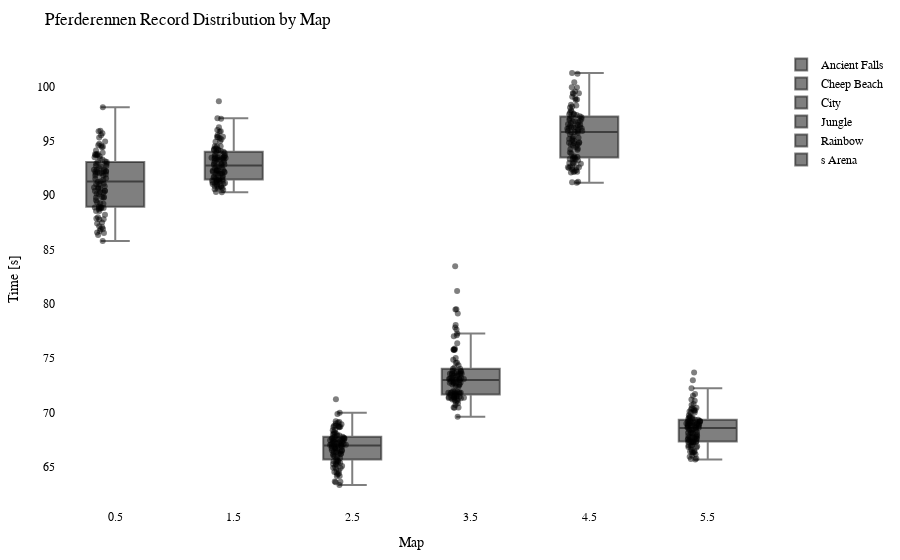

Notebook code for this chart:
### Code cell
import plotly.graph_objects as go
import plotly.io as pio

df = getRecordsDataframe(minigame="Pferderennen")

# Calculate the offset for centering the data points
num_columns = len(df.columns)
offset = 0.5

# Create a Swarm plot using Plotly
fig = go.Figure()

for i, column in enumerate(df.columns):
    x_values = [i + offset] * len(df[column])  # Adjust x-values with offset for horizontal centering
    fig.add_trace(go.Box(x=x_values,
                         y=df[column],
                         name=column,
                         boxpoints='all',
                         pointpos=-0.5,  # Adjust point position to prevent overlapping
                         marker=dict(color='rgba(0,0,0,0.5)', size=6),  # Adjust marker color and size
                         hovertext=df.index,
                         hoverinfo='text+y'))

fig.update_layout(title="Pferderennen Record Distribution by Map",
                  xaxis=dict(title="Map"),
                  yaxis=dict(title="Time [s]"),
                  showlegend=True,
                  font=dict(family="Arial", size=12, color="black"),  # Customize font
                  plot_bgcolor="white",  # Set background color
                  margin=dict(l=50, r=50, t=50, b=50),  # Adjust margins for better layout
                  )

pio.show(fig)

pio.write_html(fig, "out/pferd_swarm_plot.html")

### Figure 1 — Plotly figure (JSON) as saved in the notebook; plotly's stock layout.template omitted (floating-point values rounded to 4 significant figures)
{"data": [{"boxpoints": "all", "hoverinfo": "text+y", "hovertext": ["20LeRe10", "agowskyy", "Allooy", "Anni808", "Axollotel", "BacardiSprite", "bawskey", "BusinessBent", "ByNetherdude", "byTobi", "cediiiiii_10", "Chander24", "Chrisi20101", "crocodile1870", "cxl1lo", "DarkCobweb", "deadfiight", "DerBaumIstDerWeg", "Dokkkkko", "Ex4cted", "Falke23_5", "Feinberg", "Fflopse", "ForceFox", "Freeeedom", "frutigall", "GamemasterNiki", "GeneralEnte06", "Gerrygames", "Gobo9", "GrafikKatze", "Grapfen", "Gummibearchen", "H1ghsay", "h4nnes", "Harold_Sensemann", "HerrDante", "itemTooltipExport", "Jan2220", "JennieKim", "jimmi1410", "JOW23", "Joy_8oy", "JustK1lling", "KakaMC", "Kanickelul", "Keenaai", "Kokochampi", "Kokochampo", "Kopfradio", "Krusti", "Kyuudo", "LeWi_100", "Livgo", "lizsyy", "LordAlexos", "Lubotter2009", "Luis_XYZ", "M0orey_0", "marbrueck", "Martomias", "Mincheeen", "MrNulfred", "Mvsk_", "Nexilus", "Ninivee", "officialryzon", "Oronor", "PedroZockt", "Picutar", "PixlNight", "PolizeiDreamy", "Radattel", "Radiokopf", "Raefinzs", "Ritokii", "rXzEr_Justin", "Sackkerl", "SB387", "schmaarek", "ScreamingBlatz", "Sebi1801", "Seemops_8", "Sey__", "Shiewk", "Snitcherella", "SpeckyCut", "StaudammAusHolz", "TheBreadHD", "Tomiokey", "tsuneee", "twitchparaskiill", "Txlentierter", "Umgfoin", "WirdNichtGeladen", "Wissender", "xBaumeisterin", "xX_Dima_ggg_Xx6", "xX_Masha_ggg_Xx9", "ymq_", "yzvm", "zTotito", "_n3d", "_Waldi_"], "marker": {"color": "rgba(0,0,0,0.5)", "size": 6}, "name": "Ancient Falls", "pointpos": -0.5, "type": "box", "x": [0.5, 0.5, 0.5, 0.5, 0.5, 0.5, 0.5, 0.5, 0.5, 0.5, 0.5, 0.5, 0.5, 0.5, 0.5, 0.5, 0.5, 0.5, 0.5, 0.5, 0.5, 0.5, 0.5, 0.5, 0.5, 0.5, 0.5, 0.5, 0.5, 0.5, 0.5, 0.5, 0.5, 0.5, 0.5, 0.5, 0.5, 0.5, 0.5, 0.5, 0.5, 0.5, 0.5, 0.5, 0.5, 0.5, 0.5, 0.5, 0.5, 0.5, 0.5, 0.5, 0.5, 0.5, 0.5, 0.5, 0.5, 0.5, 0.5, 0.5, 0.5, 0.5, 0.5, 0.5, 0.5, 0.5, 0.5, 0.5, 0.5, 0.5, 0.5, 0.5, 0.5, 0.5, 0.5, 0.5, 0.5, 0.5, 0.5, 0.5, 0.5, 0.5, 0.5, 0.5, 0.5, 0.5, 0.5, 0.5, 0.5, 0.5, 0.5, 0.5, 0.5, 0.5, 0.5, 0.5, 0.5, 0.5, 0.5, 0.5, 0.5, 0.5, 0.5, 0.5], "y": [93.05, 94.13, 92.35, 91.55, 92.5, 92.37, 88.84, 94.47, 94.6, 93.69, 86.89, 93.78, 88.84, 89.21, 89.27, 92.11, 92.34, 90.75, 92.03, 87.98, 93.39, null, 85.8, 95.9, 87.86, 88.8, 89.84, 87.16, 93.76, 86.57, 92.07, 90.09, 87.48, 90.82, 91.23, 94.41, 88.84, null, 88.96, 93.79, 92.16, 92.16, 90.38, 90.27, 91.01, null, 93.92, 95.7, 94.57, 93.29, 94.74, 89.34, 88.55, 91.91, 86.52, 93.06, 91.51, 88.55, 91.81, 92.65, 90.7, 89.76, 92.21, 98.09, 91.4, 90.13, 91.3, 93.69, 87.41, 90.61, 89.83, 95.52, 93.5, 93.13, 91.06, 95.31, 91.01, 92.24, 92.92, 86.89, 92.72, null, 90.24, 87.78, 90.41, 87.06, 95.94, 89.53, 94.94, 90.56, 86.34, 92.71, 90.39, 88.2, 92.89, 89.79, 88.72, 88.89, 92.0, 86.71, 87.79, 91.82, 88.88, 93.59]}, {"boxpoints": "all", "hoverinfo": "text+y", "hovertext": ["20LeRe10", "agowskyy", "Allooy", "Anni808", "Axollotel", "BacardiSprite", "bawskey", "BusinessBent", "ByNetherdude", "byTobi", "cediiiiii_10", "Chander24", "Chrisi20101", "crocodile1870", "cxl1lo", "DarkCobweb", "deadfiight", "DerBaumIstDerWeg", "Dokkkkko", "Ex4cted", "Falke23_5", "Feinberg", "Fflopse", "ForceFox", "Freeeedom", "frutigall", "GamemasterNiki", "GeneralEnte06", "Gerrygames", "Gobo9", "GrafikKatze", "Grapfen", "Gummibearchen", "H1ghsay", "h4nnes", "Harold_Sensemann", "HerrDante", "itemTooltipExport", "Jan2220", "JennieKim", "jimmi1410", "JOW23", "Joy_8oy", "JustK1lling", "KakaMC", "Kanickelul", "Keenaai", "Kokochampi", "Kokochampo", "Kopfradio", "Krusti", "Kyuudo", "LeWi_100", "Livgo", "lizsyy", "LordAlexos", "Lubotter2009", "Luis_XYZ", "M0orey_0", "marbrueck", "Martomias", "Mincheeen", "MrNulfred", "Mvsk_", "Nexilus", "Ninivee", "officialryzon", "Oronor", "PedroZockt", "Picutar", "PixlNight", "PolizeiDreamy", "Radattel", "Radiokopf", "Raefinzs", "Ritokii", "rXzEr_Justin", "Sackkerl", "SB387", "schmaarek", "ScreamingBlatz", "Sebi1801", "Seemops_8", "Sey__", "Shiewk", "Snitcherella", "SpeckyCut", "StaudammAusHolz", "TheBreadHD", "Tomiokey", "tsuneee", "twitchparaskiill", "Txlentierter", "Umgfoin", "WirdNichtGeladen", "Wissender", "xBaumeisterin", "xX_Dima_ggg_Xx6", "xX_Masha_ggg_Xx9", "ymq_", "yzvm", "zTotito", "_n3d", "_Waldi_"], "marker": {"color": "rgba(0,0,0,0.5)", "size": 6}, "name": "Cheep Beach", "pointpos": -0.5, "type": "box", "x": [1.5, 1.5, 1.5, 1.5, 1.5, 1.5, 1.5, 1.5, 1.5, 1.5, 1.5, 1.5, 1.5, 1.5, 1.5, 1.5, 1.5, 1.5, 1.5, 1.5, 1.5, 1.5, 1.5, 1.5, 1.5, 1.5, 1.5, 1.5, 1.5, 1.5, 1.5, 1.5, 1.5, 1.5, 1.5, 1.5, 1.5, 1.5, 1.5, 1.5, 1.5, 1.5, 1.5, 1.5, 1.5, 1.5, 1.5, 1.5, 1.5, 1.5, 1.5, 1.5, 1.5, 1.5, 1.5, 1.5, 1.5, 1.5, 1.5, 1.5, 1.5, 1.5, 1.5, 1.5, 1.5, 1.5, 1.5, 1.5, 1.5, 1.5, 1.5, 1.5, 1.5, 1.5, 1.5, 1.5, 1.5, 1.5, 1.5, 1.5, 1.5, 1.5, 1.5, 1.5, 1.5, 1.5, 1.5, 1.5, 1.5, 1.5, 1.5, 1.5, 1.5, 1.5, 1.5, 1.5, 1.5, 1.5, 1.5, 1.5, 1.5, 1.5, 1.5, 1.5], "y": [94, 92.15, 95.89, 93.21, 94.3, 91.03, 91.66, 95.53, 94.93, 94.06, 90.31, 93.28, 91.45, 91.36, 91.34, 92.25, 94.15, 92.96, 94.5, 91.43, 92.4, 96.01, 90.28, 94.31, 90.59, 91.2, 92.78, 90.56, 91.96, 90.78, 92.24, 91.81, 90.85, 94.24, 91.63, 92.71, 90.73, null, 92.3, 93.07, 93.28, 91.0, 92.57, 97.09, 91.3, 98.66, 93.51, 95.84, 97.03, 96.26, 94.17, 91.51, 91.17, 93.46, 90.82, 94.96, 93.89, 91.71, 93.66, 92.9, 92.0, 92.83, 92.81, 95.15, 93.47, 91.99, null, 95.39, 91.11, 91.99, 92.12, 93.45, 94.51, 95.35, 93.61, 93.43, 93.45, 93.78, 93.4, 90.49, 94.01, 93.13, 91.31, 90.85, 91.95, 91.47, 93.28, 92.49, 95.26, 92.67, 91.44, 93.57, 94.17, 91.09, 92.26, 92.32, 91.04, 92.16, 94.51, 90.67, 91.26, 95.36, 91.24, 93.37]}, {"boxpoints": "all", "hoverinfo": "text+y", "hovertext": ["20LeRe10", "agowskyy", "Allooy", "Anni808", "Axollotel", "BacardiSprite", "bawskey", "BusinessBent", "ByNetherdude", "byTobi", "cediiiiii_10", "Chander24", "Chrisi20101", "crocodile1870", "cxl1lo", "DarkCobweb", "deadfiight", "DerBaumIstDerWeg", "Dokkkkko", "Ex4cted", "Falke23_5", "Feinberg", "Fflopse", "ForceFox", "Freeeedom", "frutigall", "GamemasterNiki", "GeneralEnte06", "Gerrygames", "Gobo9", "GrafikKatze", "Grapfen", "Gummibearchen", "H1ghsay", "h4nnes", "Harold_Sensemann", "HerrDante", "itemTooltipExport", "Jan2220", "JennieKim", "jimmi1410", "JOW23", "Joy_8oy", "JustK1lling", "KakaMC", "Kanickelul", "Keenaai", "Kokochampi", "Kokochampo", "Kopfradio", "Krusti", "Kyuudo", "LeWi_100", "Livgo", "lizsyy", "LordAlexos", "Lubotter2009", "Luis_XYZ", "M0orey_0", "marbrueck", "Martomias", "Mincheeen", "MrNulfred", "Mvsk_", "Nexilus", "Ninivee", "officialryzon", "Oronor", "PedroZockt", "Picutar", "PixlNight", "PolizeiDreamy", "Radattel", "Radiokopf", "Raefinzs", "Ritokii", "rXzEr_Justin", "Sackkerl", "SB387", "schmaarek", "ScreamingBlatz", "Sebi1801", "Seemops_8", "Sey__", "Shiewk", "Snitcherella", "SpeckyCut", "StaudammAusHolz", "TheBreadHD", "Tomiokey", "tsuneee", "twitchparaskiill", "Txlentierter", "Umgfoin", "WirdNichtGeladen", "Wissender", "xBaumeisterin", "xX_Dima_ggg_Xx6", "xX_Masha_ggg_Xx9", "ymq_", "yzvm", "zTotito", "_n3d", "_Waldi_"], "marker": {"color": "rgba(0,0,0,0.5)", "size": 6}, "name": "City", "pointpos": -0.5, "type": "box", "x": [2.5, 2.5, 2.5, 2.5, 2.5, 2.5, 2.5, 2.5, 2.5, 2.5, 2.5, 2.5, 2.5, 2.5, 2.5, 2.5, 2.5, 2.5, 2.5, 2.5, 2.5, 2.5, 2.5, 2.5, 2.5, 2.5, 2.5, 2.5, 2.5, 2.5, 2.5, 2.5, 2.5, 2.5, 2.5, 2.5, 2.5, 2.5, 2.5, 2.5, 2.5, 2.5, 2.5, 2.5, 2.5, 2.5, 2.5, 2.5, 2.5, 2.5, 2.5, 2.5, 2.5, 2.5, 2.5, 2.5, 2.5, 2.5, 2.5, 2.5, 2.5, 2.5, 2.5, 2.5, 2.5, 2.5, 2.5, 2.5, 2.5, 2.5, 2.5, 2.5, 2.5, 2.5, 2.5, 2.5, 2.5, 2.5, 2.5, 2.5, 2.5, 2.5, 2.5, 2.5, 2.5, 2.5, 2.5, 2.5, 2.5, 2.5, 2.5, 2.5, 2.5, 2.5, 2.5, 2.5, 2.5, 2.5, 2.5, 2.5, 2.5, 2.5, 2.5, 2.5], "y": [67.46, 69.12, 67.01, 66.19, 68.41, 64.89, 65.8, 67.88, 71.21, 68.03, 63.66, 69.07, 64.92, 65.52, 65.37, 66.95, 68.0, 67.51, 67.65, 65.29, 66.71, 69.0, 63.32, 66.48, 65.46, 66.26, 67.04, 64.64, 66.84, 64.39, 65.57, 66.71, 65.07, 67.42, 65.7, 68.11, 64.17, null, 67.29, 67.49, 68.67, 65.97, 66.68, 66.38, 65.2, 66.45, 67.89, 69.2, 68.69, 68.78, 66.35, 65.36, 65.48, 66.52, 64.17, 66.05, 67.24, 67.52, 68.36, 67.62, 66.68, 66.22, 67.29, 68.76, 67.76, 66.98, null, 67.35, 64.83, 68.21, 67.1, 66.94, 68.65, 68.81, 66.89, 67.61, 67.17, 66.97, 67.56, 64.31, 66.15, 67.39, 65.91, 64.53, 66.84, 66.39, 68.68, 67.46, 69.99, 67.18, 63.58, 67.1, null, 65.25, 67.77, 66.52, 67.67, 67.07, 68.91, 64.48, 63.62, 67.99, 65.0, 69.86]}, {"boxpoints": "all", "hoverinfo": "text+y", "hovertext": ["20LeRe10", "agowskyy", "Allooy", "Anni808", "Axollotel", "BacardiSprite", "bawskey", "BusinessBent", "ByNetherdude", "byTobi", "cediiiiii_10", "Chander24", "Chrisi20101", "crocodile1870", "cxl1lo", "DarkCobweb", "deadfiight", "DerBaumIstDerWeg", "Dokkkkko", "Ex4cted", "Falke23_5", "Feinberg", "Fflopse", "ForceFox", "Freeeedom", "frutigall", "GamemasterNiki", "GeneralEnte06", "Gerrygames", "Gobo9", "GrafikKatze", "Grapfen", "Gummibearchen", "H1ghsay", "h4nnes", "Harold_Sensemann", "HerrDante", "itemTooltipExport", "Jan2220", "JennieKim", "jimmi1410", "JOW23", "Joy_8oy", "JustK1lling", "KakaMC", "Kanickelul", "Keenaai", "Kokochampi", "Kokochampo", "Kopfradio", "Krusti", "Kyuudo", "LeWi_100", "Livgo", "lizsyy", "LordAlexos", "Lubotter2009", "Luis_XYZ", "M0orey_0", "marbrueck", "Martomias", "Mincheeen", "MrNulfred", "Mvsk_", "Nexilus", "Ninivee", "officialryzon", "Oronor", "PedroZockt", "Picutar", "PixlNight", "PolizeiDreamy", "Radattel", "Radiokopf", "Raefinzs", "Ritokii", "rXzEr_Justin", "Sackkerl", "SB387", "schmaarek", "ScreamingBlatz", "Sebi1801", "Seemops_8", "Sey__", "Shiewk", "Snitcherella", "SpeckyCut", "StaudammAusHolz", "TheBreadHD", "Tomiokey", "tsuneee", "twitchparaskiill", "Txlentierter", "Umgfoin", "WirdNichtGeladen", "Wissender", "xBaumeisterin", "xX_Dima_ggg_Xx6", "xX_Masha_ggg_Xx9", "ymq_", "yzvm", "zTotito", "_n3d", "_Waldi_"], "marker": {"color": "rgba(0,0,0,0.5)", "size": 6}, "name": "Jungle", "pointpos": -0.5, "type": "box", "x": [3.5, 3.5, 3.5, 3.5, 3.5, 3.5, 3.5, 3.5, 3.5, 3.5, 3.5, 3.5, 3.5, 3.5, 3.5, 3.5, 3.5, 3.5, 3.5, 3.5, 3.5, 3.5, 3.5, 3.5, 3.5, 3.5, 3.5, 3.5, 3.5, 3.5, 3.5, 3.5, 3.5, 3.5, 3.5, 3.5, 3.5, 3.5, 3.5, 3.5, 3.5, 3.5, 3.5, 3.5, 3.5, 3.5, 3.5, 3.5, 3.5, 3.5, 3.5, 3.5, 3.5, 3.5, 3.5, 3.5, 3.5, 3.5, 3.5, 3.5, 3.5, 3.5, 3.5, 3.5, 3.5, 3.5, 3.5, 3.5, 3.5, 3.5, 3.5, 3.5, 3.5, 3.5, 3.5, 3.5, 3.5, 3.5, 3.5, 3.5, 3.5, 3.5, 3.5, 3.5, 3.5, 3.5, 3.5, 3.5, 3.5, 3.5, 3.5, 3.5, 3.5, 3.5, 3.5, 3.5, 3.5, 3.5, 3.5, 3.5, 3.5, 3.5, 3.5, 3.5], "y": [73.64, 79.48, 77.82, 72.67, 77.02, 71.32, 75.75, null, 75.78, 73.7, 70.47, 74.11, 71.91, 71.41, 71.7, 73.52, 73.57, 72.73, 72.96, 71.81, 74.86, 76.37, 69.62, 73.14, 71.1, 73.03, 71.99, 70.97, 73.78, 71.34, 71.44, 71.78, 71.27, 73.23, 71.43, 75.89, 71.34, null, 72.9, 72.54, 73.39, 71.87, 74.35, 71.14, 71.45, null, 74.04, 74.59, null, 74.57, 73.59, 73.23, 70.45, 73.11, 70.85, 77.64, 72.44, 72.38, 73.1, 73.17, 72.77, 73.03, 72.6, 77.26, 79.5, 72.58, 73.04, 75.81, 70.69, 73.49, 72.76, 73.62, 77.1, 73.82, 73.09, 83.47, 73.54, 73.39, 75.03, 71.19, 74.04, null, 71.79, 71.81, 71.55, 71.55, 78.07, 71.65, 79.12, 73.83, 71.35, 81.18, null, 71.88, 72.72, 71.63, 71.72, 71.87, 72.87, 70.44, 71.44, 73.58, 71.25, 75.8]}, {"boxpoints": "all", "hoverinfo": "text+y", "hovertext": ["20LeRe10", "agowskyy", "Allooy", "Anni808", "Axollotel", "BacardiSprite", "bawskey", "BusinessBent", "ByNetherdude", "byTobi", "cediiiiii_10", "Chander24", "Chrisi20101", "crocodile1870", "cxl1lo", "DarkCobweb", "deadfiight", "DerBaumIstDerWeg", "Dokkkkko", "Ex4cted", "Falke23_5", "Feinberg", "Fflopse", "ForceFox", "Freeeedom", "frutigall", "GamemasterNiki", "GeneralEnte06", "Gerrygames", "Gobo9", "GrafikKatze", "Grapfen", "Gummibearchen", "H1ghsay", "h4nnes", "Harold_Sensemann", "HerrDante", "itemTooltipExport", "Jan2220", "JennieKim", "jimmi1410", "JOW23", "Joy_8oy", "JustK1lling", "KakaMC", "Kanickelul", "Keenaai", "Kokochampi", "Kokochampo", "Kopfradio", "Krusti", "Kyuudo", "LeWi_100", "Livgo", "lizsyy", "LordAlexos", "Lubotter2009", "Luis_XYZ", "M0orey_0", "marbrueck", "Martomias", "Mincheeen", "MrNulfred", "Mvsk_", "Nexilus", "Ninivee", "officialryzon", "Oronor", "PedroZockt", "Picutar", "PixlNight", "PolizeiDreamy", "Radattel", "Radiokopf", "Raefinzs", "Ritokii", "rXzEr_Justin", "Sackkerl", "SB387", "schmaarek", "ScreamingBlatz", "Sebi1801", "Seemops_8", "Sey__", "Shiewk", "Snitcherella", "SpeckyCut", "StaudammAusHolz", "TheBreadHD", "Tomiokey", "tsuneee", "twitchparaskiill", "Txlentierter", "Umgfoin", "WirdNichtGeladen", "Wissender", "xBaumeisterin", "xX_Dima_ggg_Xx6", "xX_Masha_ggg_Xx9", "ymq_", "yzvm", "zTotito", "_n3d", "_Waldi_"], "marker": {"color": "rgba(0,0,0,0.5)", "size": 6}, "name": "Rainbow", "pointpos": -0.5, "type": "box", "x": [4.5, 4.5, 4.5, 4.5, 4.5, 4.5, 4.5, 4.5, 4.5, 4.5, 4.5, 4.5, 4.5, 4.5, 4.5, 4.5, 4.5, 4.5, 4.5, 4.5, 4.5, 4.5, 4.5, 4.5, 4.5, 4.5, 4.5, 4.5, 4.5, 4.5, 4.5, 4.5, 4.5, 4.5, 4.5, 4.5, 4.5, 4.5, 4.5, 4.5, 4.5, 4.5, 4.5, 4.5, 4.5, 4.5, 4.5, 4.5, 4.5, 4.5, 4.5, 4.5, 4.5, 4.5, 4.5, 4.5, 4.5, 4.5, 4.5, 4.5, 4.5, 4.5, 4.5, 4.5, 4.5, 4.5, 4.5, 4.5, 4.5, 4.5, 4.5, 4.5, 4.5, 4.5, 4.5, 4.5, 4.5, 4.5, 4.5, 4.5, 4.5, 4.5, 4.5, 4.5, 4.5, 4.5, 4.5, 4.5, 4.5, 4.5, 4.5, 4.5, 4.5, 4.5, 4.5, 4.5, 4.5, 4.5, 4.5, 4.5, 4.5, 4.5, 4.5, 4.5], "y": [99.91, 98.92, 99.94, 95.79, 95.75, 92.92, 97.17, 98.33, 99.41, 94.79, 91.15, 99.39, 93.92, 92.89, 95.38, 94.8, 96.25, 94.24, 96.36, 92.97, 95.92, 96.25, 91.24, 93.53, 92.21, 94.87, 94.84, 93.84, 95.22, 91.19, 92.56, 93.32, 93.03, 97.51, 93.34, 96.19, 92.29, null, 95.17, 96.84, 96.11, 92.56, 97.39, 97.83, 93.19, null, 96.8, 99.54, 97.61, 98.25, 96.64, 96.03, 92.1, 97.28, 92.17, 101.2, 95.59, 96.48, 96.23, 97.02, 95.29, 96.46, 94.67, 97.05, 98.17, 96.78, null, 97.45, 92.14, 96.17, 93.0, 96.28, 99.06, 98.77, 97.25, 96.72, 96.54, 95.82, 95.91, 92.57, 96.92, 97.72, 94.58, 93.57, 93.34, 92.56, 98.8, 94.43, 101.3, 98.08, 92.37, 95.88, 92.5, 94.99, 95.09, 94.31, 94.19, 94.68, 100.4, 92.63, 93.47, 99.34, 93.46, 97.44]}, {"boxpoints": "all", "hoverinfo": "text+y", "hovertext": ["20LeRe10", "agowskyy", "Allooy", "Anni808", "Axollotel", "BacardiSprite", "bawskey", "BusinessBent", "ByNetherdude", "byTobi", "cediiiiii_10", "Chander24", "Chrisi20101", "crocodile1870", "cxl1lo", "DarkCobweb", "deadfiight", "DerBaumIstDerWeg", "Dokkkkko", "Ex4cted", "Falke23_5", "Feinberg", "Fflopse", "ForceFox", "Freeeedom", "frutigall", "GamemasterNiki", "GeneralEnte06", "Gerrygames", "Gobo9", "GrafikKatze", "Grapfen", "Gummibearchen", "H1ghsay", "h4nnes", "Harold_Sensemann", "HerrDante", "itemTooltipExport", "Jan2220", "JennieKim", "jimmi1410", "JOW23", "Joy_8oy", "JustK1lling", "KakaMC", "Kanickelul", "Keenaai", "Kokochampi", "Kokochampo", "Kopfradio", "Krusti", "Kyuudo", "LeWi_100", "Livgo", "lizsyy", "LordAlexos", "Lubotter2009", "Luis_XYZ", "M0orey_0", "marbrueck", "Martomias", "Mincheeen", "MrNulfred", "Mvsk_", "Nexilus", "Ninivee", "officialryzon", "Oronor", "PedroZockt", "Picutar", "PixlNight", "PolizeiDreamy", "Radattel", "Radiokopf", "Raefinzs", "Ritokii", "rXzEr_Justin", "Sackkerl", "SB387", "schmaarek", "ScreamingBlatz", "Sebi1801", "Seemops_8", "Sey__", "Shiewk", "Snitcherella", "SpeckyCut", "StaudammAusHolz", "TheBreadHD", "Tomiokey", "tsuneee", "twitchparaskiill", "Txlentierter", "Umgfoin", "WirdNichtGeladen", "Wissender", "xBaumeisterin", "xX_Dima_ggg_Xx6", "xX_Masha_ggg_Xx9", "ymq_", "yzvm", "zTotito", "_n3d", "_Waldi_"], "marker": {"color": "rgba(0,0,0,0.5)", "size": 6}, "name": "s Arena", "pointpos": -0.5, "type": "box", "x": [5.5, 5.5, 5.5, 5.5, 5.5, 5.5, 5.5, 5.5, 5.5, 5.5, 5.5, 5.5, 5.5, 5.5, 5.5, 5.5, 5.5, 5.5, 5.5, 5.5, 5.5, 5.5, 5.5, 5.5, 5.5, 5.5, 5.5, 5.5, 5.5, 5.5, 5.5, 5.5, 5.5, 5.5, 5.5, 5.5, 5.5, 5.5, 5.5, 5.5, 5.5, 5.5, 5.5, 5.5, 5.5, 5.5, 5.5, 5.5, 5.5, 5.5, 5.5, 5.5, 5.5, 5.5, 5.5, 5.5, 5.5, 5.5, 5.5, 5.5, 5.5, 5.5, 5.5, 5.5, 5.5, 5.5, 5.5, 5.5, 5.5, 5.5, 5.5, 5.5, 5.5, 5.5, 5.5, 5.5, 5.5, 5.5, 5.5, 5.5, 5.5, 5.5, 5.5, 5.5, 5.5, 5.5, 5.5, 5.5, 5.5, 5.5, 5.5, 5.5, 5.5, 5.5, 5.5, 5.5, 5.5, 5.5, 5.5, 5.5, 5.5, 5.5, 5.5, 5.5], "y": [70.22, 69.18, 71.21, 68.9, 69.14, 66.32, 68.82, 69.2, 70.39, 69.33, 65.72, 68.11, 67.84, 67.6, 67.31, 66.84, 69.07, 69.54, 68.36, 66.56, 67.78, 72.97, 65.94, 71.09, 66.82, 68.57, 68.64, 66.36, 67.25, 65.67, 67.56, 67.41, 66.9, 69.21, 67.28, 68.14, 66.78, null, 69.03, 68.39, 68.92, 67.27, 68.82, 72.24, 67.65, 73.68, 68.62, 70.0, 69.61, 70.78, 67.85, 67.86, 68.91, 70.7, 66.42, 71.7, 68.45, 67.28, 69.53, 69.22, 67.73, 67.36, 69.57, 68.61, 70.28, 68.95, 70.31, 69.98, 65.77, 67.75, 68.98, 68.86, 70.1, 70.17, 69.41, 68.66, 69.21, 69.41, 68.41, 66.35, 68.19, 68.39, 66.47, 68.08, 67.25, 67.49, 70.45, 69.01, 71.55, 67.65, 66.03, 69.34, 67.29, 66.97, 67.97, 67.41, 68.21, 68.84, 69.75, 66.16, 66.96, 68.78, 66.93, 69.02]}], "layout": {"font": {"color": "black", "family": "Arial", "size": 12}, "margin": {"b": 50, "l": 50, "r": 50, "t": 50}, "plot_bgcolor": "white", "showlegend": true, "title": {"text": "Pferderennen Record Distribution by Map"}, "xaxis": {"title": {"text": "Map"}}, "yaxis": {"title": {"text": "Time [s]"}}}}
